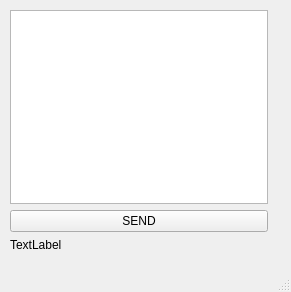
<?xml version="1.0" encoding="UTF-8"?>
<ui version="4.0">
 <class>MainWindow</class>
 <widget class="QMainWindow" name="MainWindow">
  <property name="geometry">
   <rect>
    <x>0</x>
    <y>0</y>
    <width>291</width>
    <height>292</height>
   </rect>
  </property>
  <property name="windowTitle">
   <string>MainWindow</string>
  </property>
  <widget class="QWidget" name="centralwidget">
   <widget class="QWidget" name="">
    <property name="geometry">
     <rect>
      <x>10</x>
      <y>10</y>
      <width>258</width>
      <height>242</height>
     </rect>
    </property>
    <layout class="QVBoxLayout" name="verticalLayout">
     <item>
      <widget class="QTextEdit" name="textEdit"/>
     </item>
     <item>
      <widget class="QPushButton" name="btnSend">
       <property name="text">
        <string>SEND</string>
       </property>
      </widget>
     </item>
     <item alignment="Qt::AlignVCenter">
      <widget class="QLabel" name="out">
       <property name="text">
        <string>TextLabel</string>
       </property>
      </widget>
     </item>
    </layout>
   </widget>
  </widget>
  <widget class="QMenuBar" name="menubar">
   <property name="geometry">
    <rect>
     <x>0</x>
     <y>0</y>
     <width>291</width>
     <height>21</height>
    </rect>
   </property>
  </widget>
  <widget class="QStatusBar" name="statusbar"/>
 </widget>
 <resources/>
 <connections/>
</ui>
